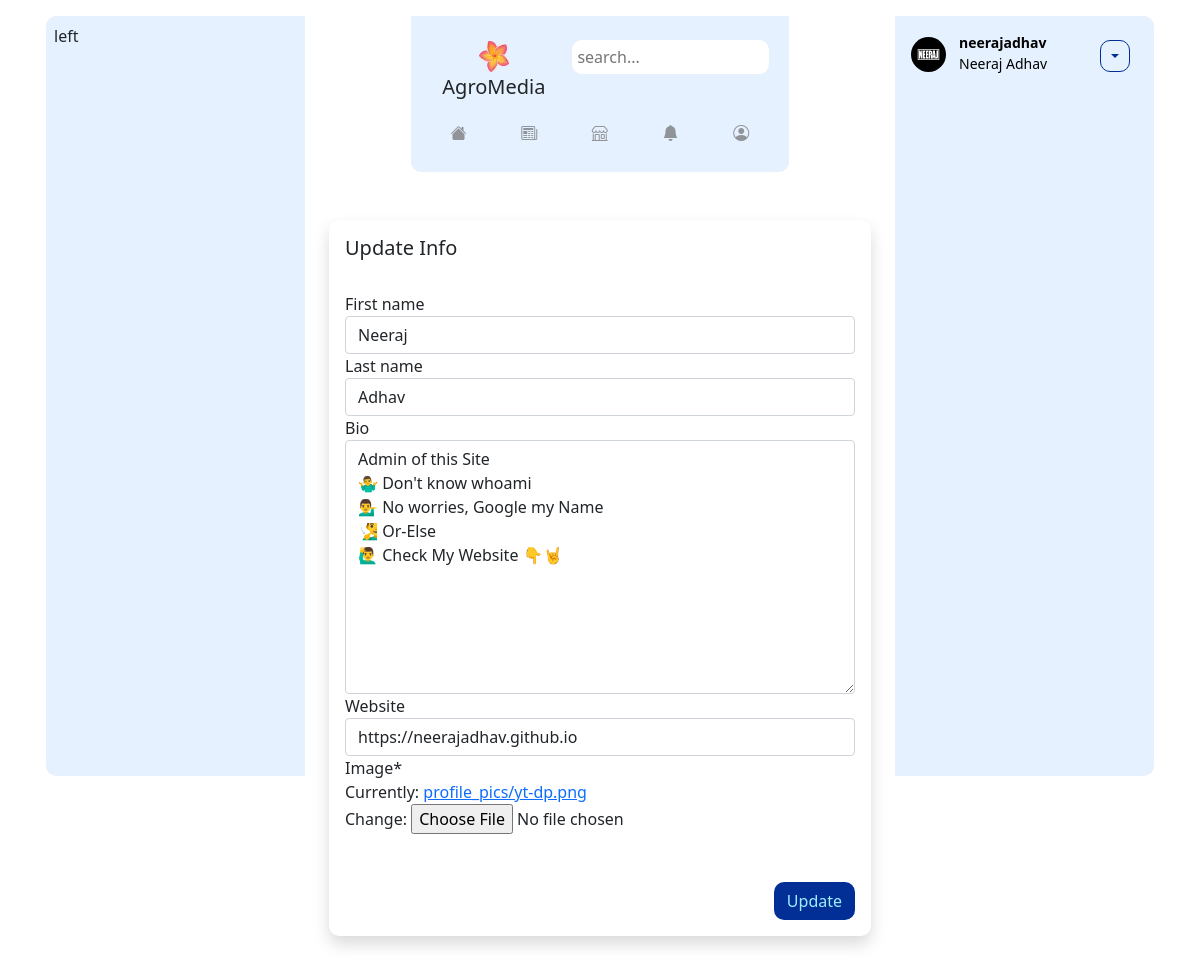
Page /settings/ (signed in) on the committed database.
### home/models.py (models this page shows, shortened)
class Profile(models.Model):
    first_name = models.CharField(max_length=50, blank=True, null=True)
    last_name = models.CharField(max_length=50, blank=True, null=True)
    user = models.OneToOneField(User, on_delete=models.CASCADE)
    bio = models.TextField(max_length=500, blank=True)
    location = models.CharField(max_length=30, blank=True)
    website = models.URLField(blank=True)
    birth_date = models.DateField(null=True, blank=True)
    image = models.ImageField(default='default.png', upload_to='profile_pics')
    friends = models.ManyToManyField(User, blank=True, related_name='friends')
    created = models.DateTimeField(auto_now_add=True)
    updated = models.DateTimeField(auto_now=True)
    slug = models.SlugField(max_length = 250, null = True, blank = True)

### home/views.py (the view)
# urls.py: path('settings/', views.settings, name='settings'),
def settings(request):
    if request.user.is_authenticated:
        profile = Profile.objects.get(user=request.user)
        form = ProfileModelForm(request.POST or None, request.FILES or None, instance=profile)
        done = False
        if form.is_valid():
            form.save()
            return redirect('/profile')
        context = {
            'form': form,
            'done': done,
        }
        return render(request, 'home/settings.html', context)
    else:
        return redirect('/')

### home/forms.py
class ProfileModelForm(forms.ModelForm):
    class Meta:
        model = Profile
        fields = ['first_name', 'last_name', 'bio', 'website', 'image']

### home/templates/home/settings.html (shortened to what this page needs)
{% extends "home/base.html" %}
{% load crispy_forms_tags %}
{% block maincontent %}
<div class="card p-3 mt-lg-5 mt-4 border-0 shadow" style="border-radius: 10px;">
    <h5>Update Info</h5>
    <br>
    <form method="POST" enctype="multipart/form-data">
        {{ form|crispy }}
        <br><br>
        <center>
            <button class="btn active-btn float-end" type="submit">Update</button>
        </center>
    </form>
</div>
{% endblock %}

### home/templates/home/base.html (shortened to what this page needs)
{% load static %}
<!doctype html>
<html lang="en">
  <head>
    <link href="https://cdn.jsdelivr.net/npm/bootstrap@5.0.2/dist/css/bootstrap.min.css" rel="stylesheet">
    <link rel="stylesheet" href="{% static 'css/main.css' %}">
  </head>
  <body>
    <div class="container p-md-3">
      <div class="row">
        <div class="col-lg-3 d-none d-lg-block">
          <div class="position-sticky p-2 light-bg-1" style="top: 1rem; height: 95vh; border-radius: 10px 0px 0px 10px;">
            left
          </div>
        </div>
        <div class="col-lg-6 pb-5">
            {% include "home/navbar.html" %}
            {% block maincontent %}
            {% endblock %}
        </div>
        <div class="col-lg-3 d-none d-lg-block">
          <div class="position-sticky p-3 light-bg-1" style="top: 1rem; height: 95vh; border-radius: 0px 10px 10px 0px;">
            <table class="table table-borderless">
              <tr>
                <td style="width: 40px; padding: 0px; padding-top: 5px;">
                  <a href="{% url 'profile' %}" style="text-decoration: none; color: black;">
                    <img src="{{ user.profile.image.url }}" class="img-fluid rounded-circle" style="width: 35px; height: 35px;" alt="{{ user.username }}">
                  </a>
                </td>
                <td class="py-0" style="line-height: 20px;">
                  <a href="{% url 'profile' %}" style="text-decoration: none; color: black;">
                    <small class="card-title">
                      <b>{{ user.username }}</b>
                    </small><br>
                    {% if user.profile.first_name %}
                    <small> {{ user.profile.first_name }} {{ user.profile.last_name }} </small>
                    {% endif %}
                  </a>
                </td>
                <td>
                  <div class="dropdown float-end">
                    <button class="btn btn-secondary dropdown-toggle top-tab inactive-btn text-center" type="button" id="navdrop" data-bs-toggle="dropdown" aria-expanded="false"></button>
                  </div>
                </td>
              </tr>
            </table>
        </div>
      </div>
    </div>
  </body>
</html>

### home/templates/home/navbar.html
{% url 'home' as home %}
{% url 'newspaper' as newspaper %}
{% url 'marketplace' as marketplace %}
{% url 'notifications' as notifications %}
{% url 'profile' as profile %}
<div class="row">
  <div class="col-md-8 mx-auto pt-3 light-bg-1" style="border-radius: 0px 0px 10px 10px;">
    <table class="table table-borderless">
      {% include "home/logo-searchbar.html" %}
      <tr class="text-center">
        <td>
            <a href="{% url 'home' %}">
                <div class="top-tab {% if request.path == home %} top-tab-active {% endif %}">
                    <i class="bi bi-house-fill"></i>
                </div>
            </a>
        </td>
        <td>
            <a href="{% url 'newspaper' %}">
                <div class="top-tab {% if request.path == newspaper %} top-tab-active {% endif %}">
                    <i class="bi bi-newspaper"></i>
                </div>
            </a>
        </td>
        <td>
            <a href="{% url 'marketplace' %}">
                <div class="top-tab {% if request.path == marketplace %} top-tab-active {% endif %}">
                    <i class="bi bi-shop"></i>
                </div>
            </a>
        </td>
        <td>
            <a href="{% url 'notifications' %}">
                <div class="top-tab {% if request.path == notifications %} top-tab-active {% endif %}">
                    <i class="bi bi-bell-fill"></i>
                </div>
            </a>
        </td>
        <td>
            <a href="{% url 'profile' %}">
                <div class="top-tab {% if request.path == profile %} top-tab-active {% endif %}">
                    <i class="bi bi-person-circle"></i>
                </div>
            </a>
        </td>
      </tr>
    </table>
  </div>
</div>

### home/templates/home/logo-searchbar.html
{% load static %}
<tr>
    <td class="text-center lead" colspan="2">
        <img src="{% static 'images/logo.png' %}" alt="logo" style="width: 30px;" class="img-fluid"> AgroMedia
    </td>
    <td colspan="3">
        <input class="top-search-bar" placeholder="search..." type="text">
    </td>
</tr>

### static/css/main.css (style rules this page uses)
.light-bg-1 { background-color: #e6f1ff; }
.top-tab { width: 30px; padding: 3px; margin: 0px auto; color: #909499; border-radius: 5px; cursor: pointer; }
.top-search-bar { width: 100%; border-radius: 10px; border: 0px; padding: 5px; }
.active-btn { border-radius: 10px; background-color: #022f96 ; color: #a1eeff ; }
.inactive-btn { border-radius: 10px; background-color: #e6f1ff; border-color: #022f96; color: #022f96; }

### rows in the picture
Profile: first_name "Neeraj", last_name "Adhav", bio "Admin of this Site 🤷‍♂️ Don't know whoami 💁‍♂️ No worries, Google my Name 🧏‍♂️ Or-Else 🙋‍♂️ Check My Website 👇🤘", website "https://neerajadhav.github.io"

### other values in the picture
{{ user.username }} "neerajadhav"
{{ user.profile.first_name }} "Neeraj"
{{ user.profile.last_name }} "Adhav"
